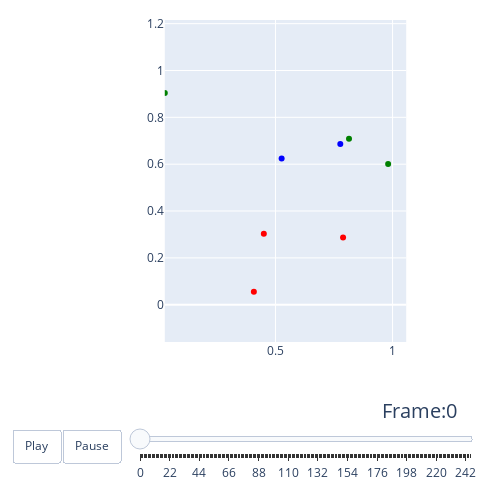

Notebook code for this chart:
### Code cell
color_list = labels2colors(env.trueLabel())
color_list, neuron_group.log.shape

fig = create_trace_plot(neuron_group.log[::1000], colors = color_list)
fig.show()
